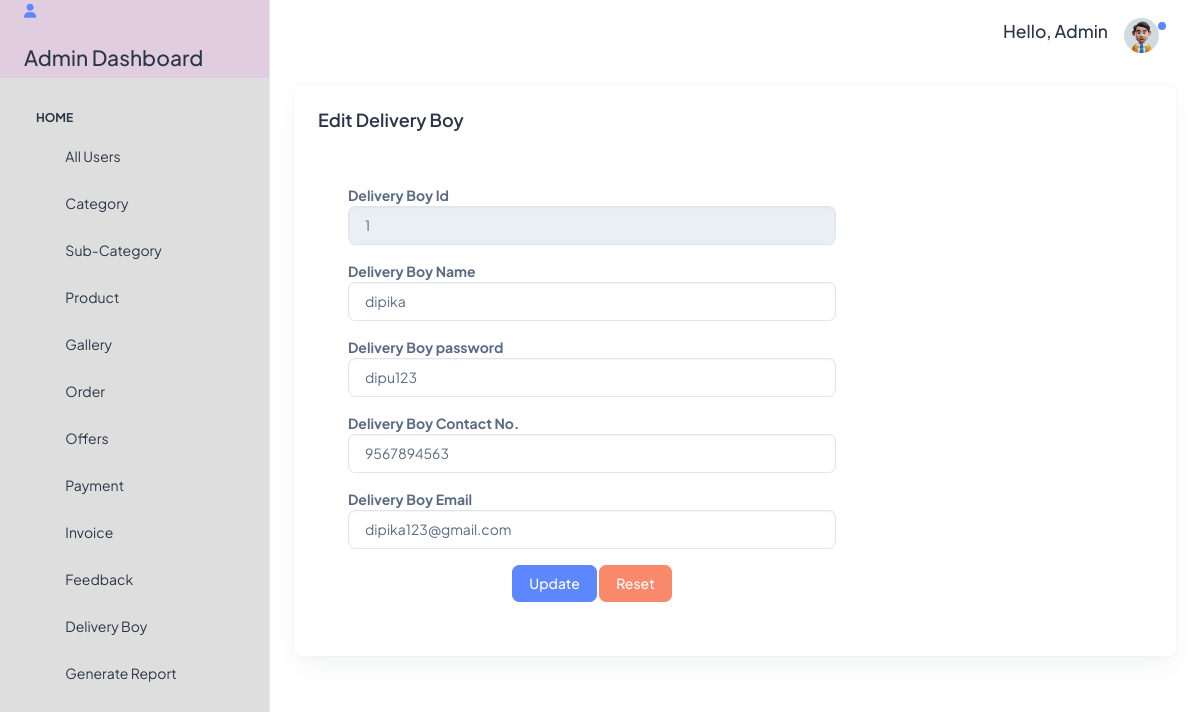
Page /editdelivery?d_id=1 (signed in) on the committed database.
### tables this page shows
CREATE TABLE `deliveryboy` (
  `d_id` int(11) NOT NULL,
  `d_name` varchar(30) NOT NULL,
  `d_pass` varchar(20) NOT NULL,
  `d_contactno` varchar(15) NOT NULL,
  `d_email` varchar(30) NOT NULL
);

### index.php (called while the page is built)
<?php require_once("Controller/controller.php");?>

### Model/model.php (called while the page is built, shortened)
<?php
class Model
{
    public $connection = "";
    public function __construct()
    {
        try {
            $this->connection = new mysqli("localhost", "root", "", "masterdatabase");
        } catch (\Throwable $th) {
            if (!file_exists("log")) {
                mkdir("log");
            }
            $ErrorMsg = PHP_EOL . "Error Msg >>>" . $th->getMessage() . PHP_EOL;
            $ErrorMsg .= "Error dateTime >>>" . date("d-m-Y H:i:s A") . PHP_EOL;
            $fileName = date('d_m_Y') . "_Error_log.txt";
            file_put_contents("log/" . $fileName, $ErrorMsg, FILE_APPEND);
        }
    }
    function select($tbl, $whr = "")
    {
        $SQL = "SELECT * FROM `$tbl`";
        if ($whr != "") {
            $SQL .= " WHERE ";
            foreach ($whr as $key => $value) {
                $SQL .= "$key = '$value'";
            }
            $SQL = rtrim($SQL, "AND");
        }
        $SQLEx = $this->connection->query($SQL);
        if ($SQLEx->num_rows > 0) {
            while ($row = $SQLEx->fetch_object()) {
                $Data[] = $row;
            }
            $Res['Code'] = 1;
            $Res['Data'] = $Data;
            $Res['Msg'] = "Success";
        } else {
            $Res['Code'] = 0;
            $Res['Data'] = 0;
            $Res['Msg'] = "Try again";
        }
        return $Res;
    }
}
?>

### Views/Admin/editdelivery.php (the view)
<div class="container-fluid">
  <div class="row">
    <div class="col-lg-12 d-flex align-items-stretch">
      <div class="card w-100">
        <div class="card-body p-4">
          <h5 class="card-title fw-semibold mb-4">Edit Delivery Boy</h5>
          <div class="row">
            <div class="col-8">
            <div class="card-body">
                <form method="post">
                    <div class="row">
                    <div class="col">
                    <label for="deliveryboyid" class="input__label"><b>Delivery Boy Id</b></label>
                            <input type="text" placeholder="Enter Delivery Boy Id" class="form-control" disabled name="d_id" value="<?php echo $editdelivery['Data'][0]->d_id ?>" id="">
                        </div>
                    </div>
                    <div class="row mt-3">
                        <div class="col">
                        <label for="deliveryboyname" class="input__label"><b>Delivery Boy Name</b></label>
                            <input type="text" placeholder="Enter Delivery Boy Name" class="form-control" name="d_name" value="<?php echo $editdelivery['Data'][0]->d_name ?>" id="">
                        </div>
                    </div>
                    <div class="row mt-3">
                        <div class="col">
                        <label for="deliveryboypassword" class="input__label"><b>Delivery Boy password</b></label>
                            <input type="tel" placeholder="Enter Delivery Boy password " class="form-control" name="d_pass" value="<?php echo $editdelivery['Data'][0]->d_pass ?>" id="">
                        </div>
                    </div>
                    <div class="row mt-3">
                        <div class="col">
                        <label for="deliveryboycontactNo." class="input__label"><b>Delivery Boy Contact No.</b></label>
                            <input type="tel" placeholder="Enter Delivery Boy Contact No. " class="form-control" name="d_contactno" value="<?php echo $editdelivery['Data'][0]->d_contactno ?>" id="">
                        </div>
                    </div>
                    <div class="row mt-3">
                        <div class="col">
                        <label for="deliveryboyemail" class="input__label"><b>Delivery Boy Email</b></label>
                            <input type="tel" placeholder="Enter Delivery Boy Email " class="form-control" name="d_email" value="<?php echo $editdelivery['Data'][0]->d_email ?>" id="">
                        </div>
                    </div>
                    <div class="row mt-3">
                        <div class="col text-center">
                            <input type="submit" class="btn btn-primary" value="Update" name="btn-update" id="">
                            <input type="reset" class="btn btn-danger" name="" id="">
                        </div>
                    </div>
                </form>
            </div>
          </div>
        </div>
      </div>
    </div>
  </div>
</div>

### rows in the picture
deliveryboy: d_id "1", d_name "dipika", d_pass "dipu123", d_contactno "9567894563", d_email "dipika123@gmail.com"
